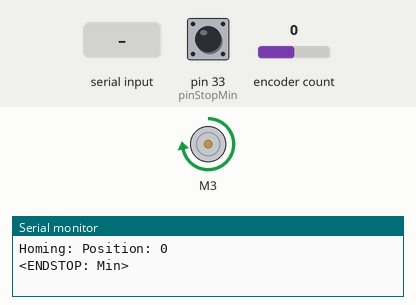
A sketch run on a simulated Arduino Mega 2560, built with avr-gcc and run on an emulated ATmega2560. Parts: DC motor (green arrow = forward, orange = backward, longer = faster), the last lines printed to the serial monitor. Inputs (shaded band) come from the test bench; at power-on: pin 33 (pinStopMin) HIGH, encoder count 0.

Above: at 1.25 s.
1.3 s: pin 33 (pinStopMin) pulled LOW for 0.15 s
At 2.1 s:
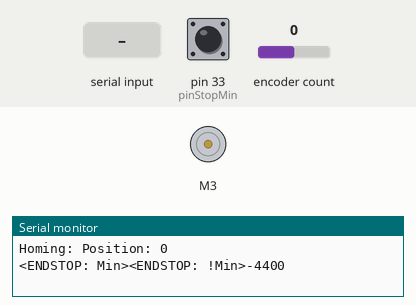
2.9 s: "90,45\n" received over Serial
At 3.6 s:
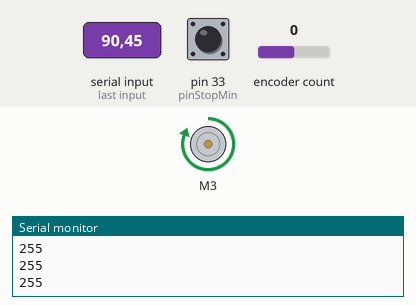
Timing chart, 0 to 5.9 s (numbered marks = the images above; inputs shaded):
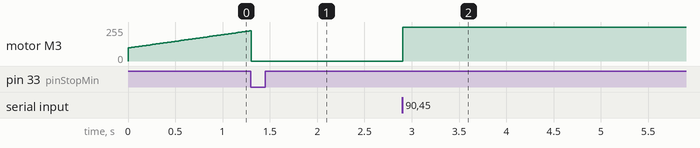

The sketch:

x-motor-encoder.ino
```cpp
/* Linear (forward-only) control of a DC motor
 *
 *
 * Pinout:
 *
 * M1 -> DC Motor control (Adafruit Motor Shield v1)
 * P19 -> Optical encoder input A
 * P15 -> Optical encoder input B
 */

#define DEBUG_VERBOSE	0

#include <Wire.h>
#include <AFMotor.h>
#include <Encoder.h>

#define AXIS_OVERSHOOT	10

const int adaMotor = 3;
const int pinEncoderA = 18;
const int pinEncoderB = 29;
const int pinStopMin = 33;

int pwmMinimum = 98;
const int pwmMaximum = 255;

#define MAX_POS 7100
#define MIN_POS -4400

AF_DCMotor imotorM1(adaMotor);
AF_DCMotor *motorM1;

Encoder encMotor(pinEncoderA, pinEncoderB);

static enum {
	HOMING,
	MOVING,
	IDLE
} motorMode;

void setup() {
	motorM1 = &imotorM1;
	pinMode(pinEncoderA, INPUT_PULLUP);
	pinMode(pinEncoderB, INPUT_PULLUP);
	pinMode(pinStopMin, INPUT_PULLUP);
	Serial.begin(9600);

	/* Get a direction */
	Serial.print("Homing: ");
	motorMode = HOMING;
	motorM1->setSpeed(255);
	motorM1->run(BACKWARD);
}

int pos = -1;
int neg = 0;
long posMotorNow = 0;
long posMotorFuture = 0;
int posOvershoot;

void readNextPosition() {
	while (Serial.available()) {
		int c = Serial.read();
		if (c == '\r' || c == '\n') {
			if (pos >= 0) {
				/* Go there */
				pos *= (neg ? -1 : 1);
				if (pos > MAX_POS)
					pos = MAX_POS;
				if (pos < MIN_POS)
					pos = MIN_POS;
				Serial.print("\r\nDest: "); Serial.print(pos); Serial.print("\r\n");
				posMotorFuture = pos;
				posOvershoot = AXIS_OVERSHOOT;
				motorMode = MOVING;
			}

			/* Get a direction */
			Serial.print("\r\nPos: ");

			pos = -1;
			neg = 0;
		} else if (c == '-' && neg == 0 && pos < 0) {
				neg = 1;
			Serial.write(c);
		} else if (c >= '0' && c <= '9') {
			if (pos < 0)
				pos = 0;
			pos *= 10;
			pos += (c - '0');
			Serial.write(c);
		} else if (pos >= 0 && (c == '\b' || c == 127)) {
			Serial.print("\b \b\b");
			pos /= 10;
			if (pos == 0 && neg) {
				neg = 0;
				pos = -1;
			}
		} else {
			Serial.write('\a');
			Serial.print("BEEP[");
			Serial.print(c);
			Serial.print("] pos=");
			Serial.print(pos);
			Serial.print(", neg=");
			Serial.print(neg);
			Serial.print("\r\n");
		}
	}
}

void loop() {
	posMotorNow = encMotor.read();
	long distance;
	int direction;

	if (motorMode == HOMING) {
		Serial.print("Position: ");Serial.println(posMotorNow);
		if (digitalRead(pinStopMin) == 1) {
			int speed = pwmMinimum;
			Serial.print("<ENDSTOP: Min>");
			/* Back off the endstop */
			delayMicroseconds(1000);
			motorM1->run(RELEASE);
			motorM1->setSpeed(pwmMinimum);
			motorM1->run(FORWARD);
			while (digitalRead(pinStopMin) == 1) {
				if (speed < pwmMaximum)
					speed++;
				motorM1->setSpeed(speed);
				delayMicroseconds(10000);
			}
			Serial.print("<ENDSTOP: !Min>");
			motorM1->setSpeed(0);
			motorM1->run(RELEASE);
			encMotor.write(MIN_POS);
			motorMode = IDLE;
			Serial.println(MIN_POS);
		}
		return;
	}

	if (motorMode == IDLE) {
		readNextPosition();
		return;
	}

	distance = posMotorFuture - posMotorNow;

	if (distance >= 0) {
		direction = FORWARD;
	} else {
		direction = BACKWARD;
		distance = -distance;
	}

	if (distance < 0 && digitalRead(pinStopMin) == 1) {
		motorMode = IDLE;
		posMotorFuture = posMotorNow;
		return;
	}

	if (distance == 0) {
		if (posOvershoot) {
		//	Serial.print("Overshoot: ");Serial.println(posOvershoot);
			posOvershoot--;
			motorM1->run(BRAKE);
			motorM1->setSpeed(0);
			delayMicroseconds(1000);
			return;
		}
		/* We are where we want to be */
		Serial.print("Located: ");Serial.println(posMotorNow);
		motorM1->setSpeed(0);
		motorM1->run(RELEASE);
		motorMode = IDLE;
	} else {
		int speed;

		if (distance > 50)
			speed = pwmMaximum;
		else
			speed = pwmMinimum + distance;

		Serial.println(speed);
		/* Moving ahead... */
		motorM1->setSpeed(speed);
		motorM1->run(direction);
#if DEBUG_VERBOSE
		Serial.print("MC: speed=");
		Serial.print(speed);
		Serial.print(", now=");
		Serial.print(posMotorNow);
		Serial.print(", future=");
		Serial.println(posMotorFuture);
#endif
	}
}
```

Measured:
- after the input at 2.9 s, motor M3: stopped → forward 255/255 at once
